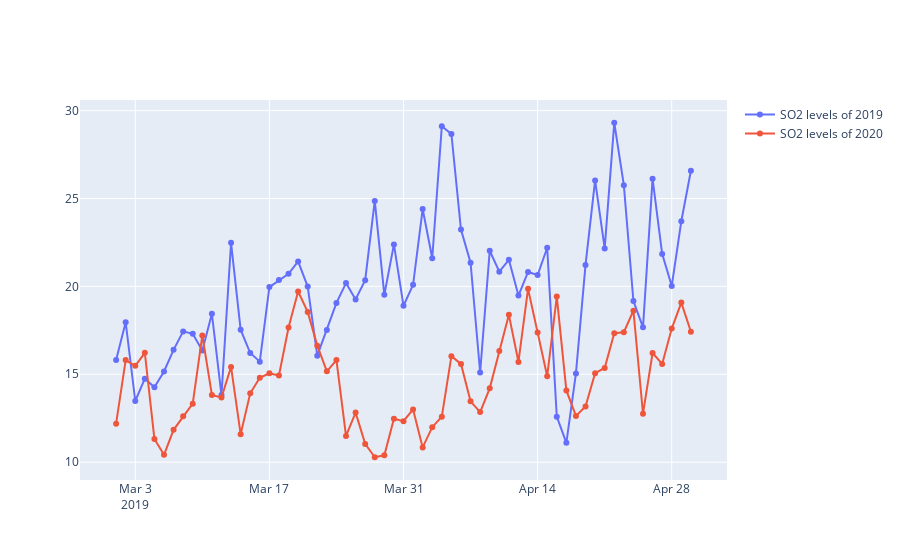

The cell this chart's notebook holds for it:
### Code cell
fig = go.Figure()
fig.add_trace(go.Scatter(x=Mar_may_2019['Date'], y=Mar_may_2019['SO2'],
                    mode='lines+markers',
                    name='SO2 levels of 2019'))
fig.add_trace(go.Scatter(x=Mar_may_2019['Date'], y=Mar_may_2020['SO2'],
                    mode='lines+markers',
                    name='SO2 levels of 2020'))

fig.show()
